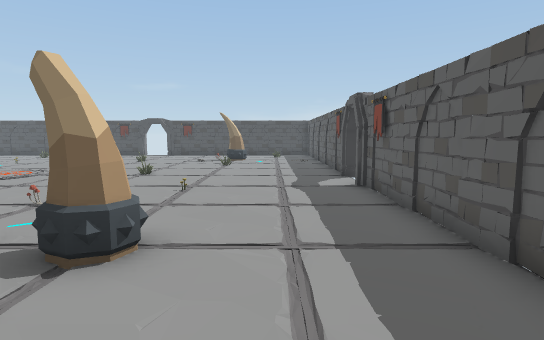
[1] (above)

16 first-person views from a walk through a Unity game level. The camera is 1.4 m above the floor, tilts 6° down and sees 80° across. The floor is counted in squares, 1 m on a side. Each view is taken from the middle of a square. On the plan, view 1 faces up. The plan holds only what a view shows up to about 15 squares ahead; the rest is blank. The player character is not drawn. Some animated figures are not drawn.

[2]
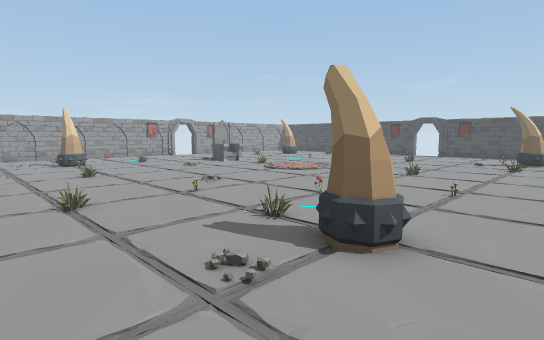

[3]
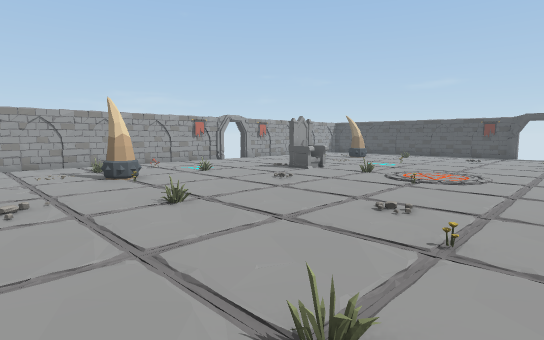

[4]
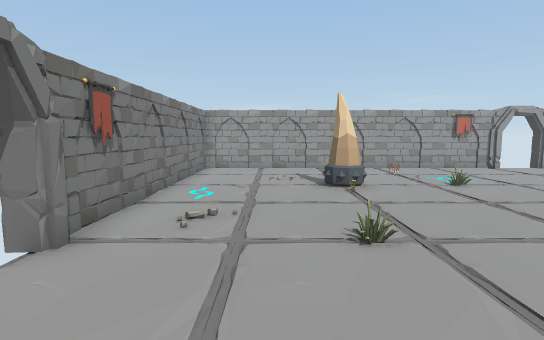

[5]
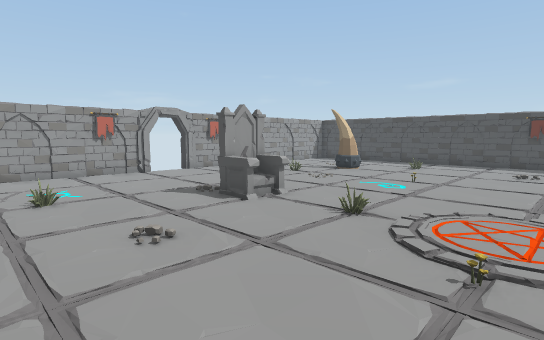

[6]
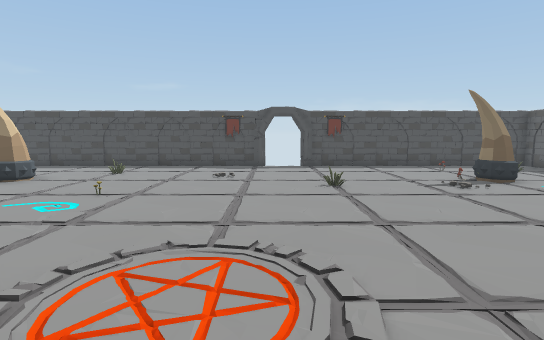

[7]
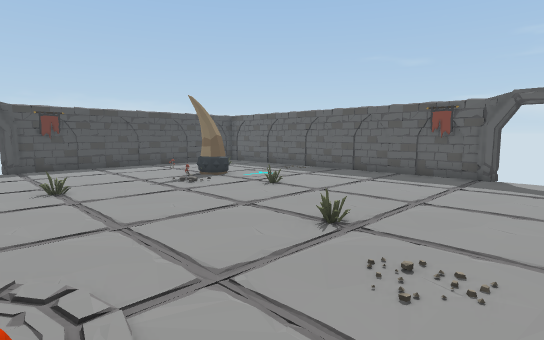

[8]
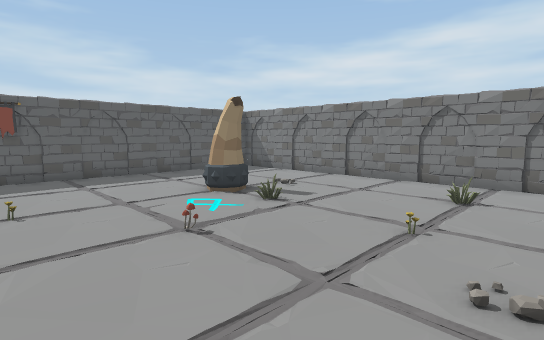

[9]
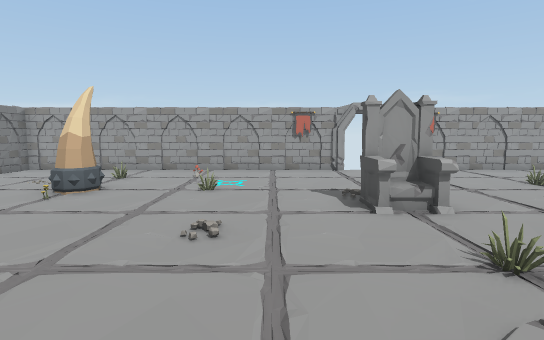

[10]
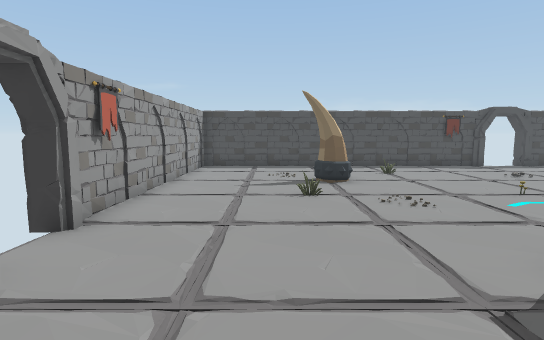

[11]
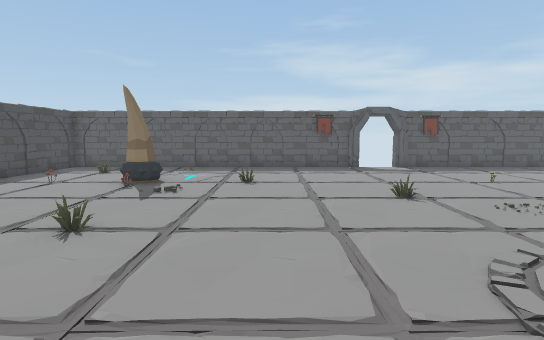

[12]
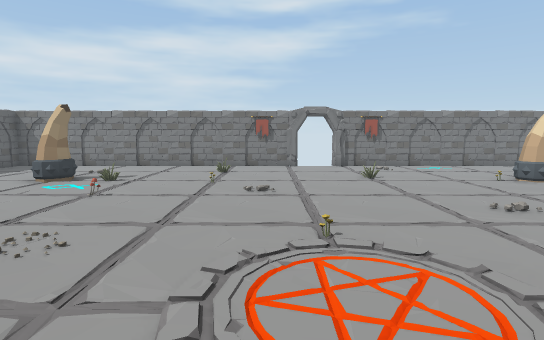

[13]
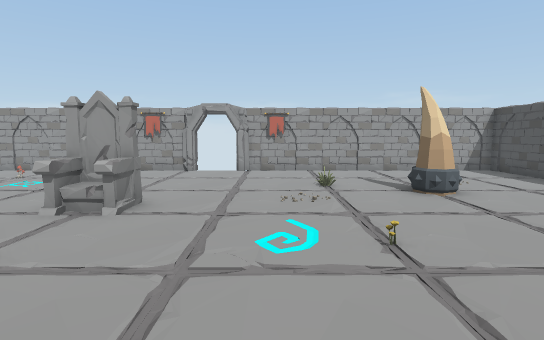

[14]
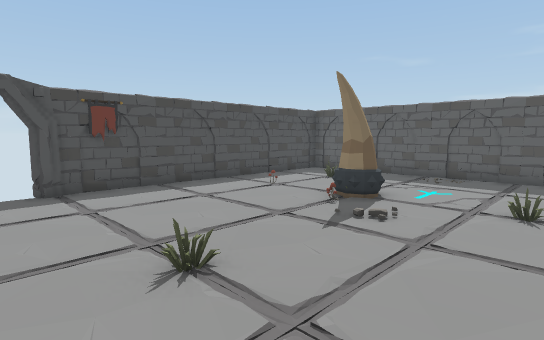

[15]
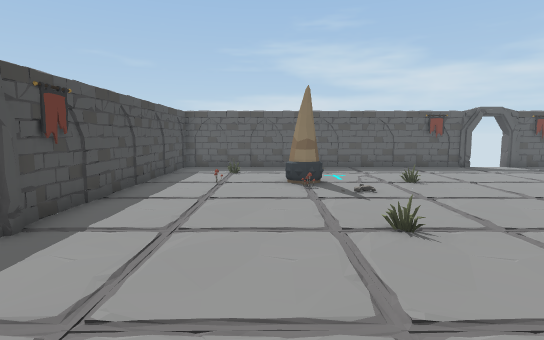

[16]
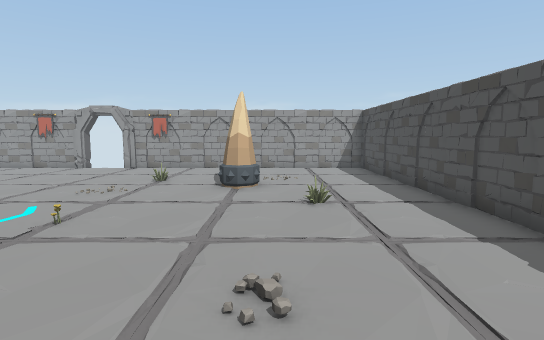

### Floor plan
Points are (right, up) in squares from view 1. A wall is a line through its corners. A room is listed if a view was taken in it or the views show most of it. See-through windows are left out.
Room 1 (views 1, 2, 3, 4, 5, 6, 7, 8, 9, 10, 11, 12, 13, 14, 15, 16)
walls: (-9.3, 23.9) (-22.2, 23.9) (-22.1, 13.5); (-22, 11.9) (-21.9, 11.5); (-22.1, 12) (-22.1, -0.9) (-11.7, -0.9); (-13.1, 24) (-13.7, 23.8); (-13.2, 24) (-13.7, 23.9); (2.4, 11.1) (2.8, 12.1); (-6.5, 24.1) (-7, 23.9); (-22, 16.2) (-22.1, 15.4); (2.7, 11.1) (2.7, 23.9) (-7.7, 23.9); (-10.2, -0.9) (2.7, -0.9) (2.7, 9.5); (2.7, 14.3) (2.6, 15.7); (-8.1, -1) (-6.7, -0.9); (-22, 6.3) (-22.1, 5.4); (-16, 24) (-17.7, 23.8); (-13.5, -1) (-12, -0.7) (-11.9, -0.7); (2.7, 16.8) (2.6, 17.9); (2.6, 6.4) (2.7, 7.6); (-22.1, 19) (-22.2, 18); (2.6, 19) (2.7, 20); (2.8, 4.9) (2.7, 5.5); (-22.2, 20.3) (-22, 18.5); (-1, 24) (-2.8, 23.9); (2.5, 3.4) (2.7, 5) (2.5, 5.4); (-19.7, 23.9) (-20.8, 24); (2.8, 3.1) (2.6, 3.8); (0.2, 23.8) (-0.8, 24)
ways out: gap at (-22, 12); gap at (-12, -1); gap at (-10, -1)
objects: other object (-20, 4); other object (-20, 6); other object (-18, 4); other object (-18, 16); other object (-18, 19) to (-17, 20); other object (-17, 8); other object (-16, 4); throne (-16, 11) to (-15, 12); other object (-15, 21); other object (-13, 17); other object (-12, 3); other object (-12, 11); flower (-10, 10); banner (-9, -1); other object (-7, 1); flower (-7, 4); other object (-7, 18); mushroom (-5, 7); other object (-5, 12); other object (-4, 4); other object (-3, 3) to (-2, 4); other object (-3, 19); other object (-2, 8); other object (-2, 16); other object (-2, 22); other object (0, 21)

Positions as (right, up) in squares from view 1, and headings:
1: (0, 0), facing up
2: (0, 0), facing up-left
3: (-6, 0), facing up-left
4: (-8, 2), facing left
5: (-9, 6), facing up-left
6: (-9, 9), facing up
7: (-9, 9), facing up-right
8: (-9, 9), facing down-right
9: (-9, 9), facing left
10: (-19, 9), facing up
11: (-12, 15), facing right
12: (-9, 14), facing down
13: (-9, 15), facing left
14: (-9, 15), facing up-right
15: (-12, 20), facing right
16: (-8, 20), facing left
